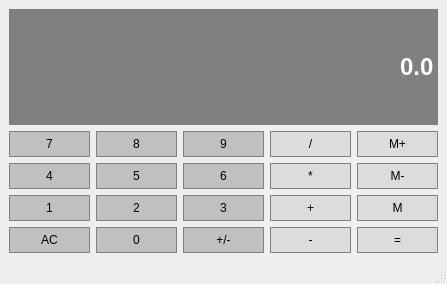
<?xml version="1.0" encoding="UTF-8"?>
<ui version="4.0">
 <class>Calculator</class>
 <widget class="QMainWindow" name="Calculator">
  <property name="geometry">
   <rect>
    <x>0</x>
    <y>0</y>
    <width>447</width>
    <height>284</height>
   </rect>
  </property>
  <property name="windowTitle">
   <string>Calculator</string>
  </property>
  <widget class="QWidget" name="centralwidget">
   <layout class="QGridLayout" name="gridLayout">
    <item row="1" column="1">
     <widget class="QPushButton" name="Button8">
      <property name="sizePolicy">
       <sizepolicy hsizetype="Preferred" vsizetype="Preferred">
        <horstretch>0</horstretch>
        <verstretch>0</verstretch>
       </sizepolicy>
      </property>
      <property name="styleSheet">
       <string notr="true">QPushButton {
	background-color: #C0C0C0;
	border: 1px solid gray;
	padding: 5px;
	color: #000000;
}

QPushButton:pressed {
	background-color: #A9A9A9;
	border: 1px solid gray;
	padding: 5px;
	color: #000000;
}</string>
      </property>
      <property name="text">
       <string>8</string>
      </property>
     </widget>
    </item>
    <item row="1" column="2">
     <widget class="QPushButton" name="Button9">
      <property name="sizePolicy">
       <sizepolicy hsizetype="Preferred" vsizetype="Preferred">
        <horstretch>0</horstretch>
        <verstretch>0</verstretch>
       </sizepolicy>
      </property>
      <property name="styleSheet">
       <string notr="true">QPushButton {
	background-color: #C0C0C0;
	border: 1px solid gray;
	padding: 5px;
	color: #000000;
}

QPushButton:pressed {
	background-color: #A9A9A9;
	border: 1px solid gray;
	padding: 5px;
	color: #000000;
}</string>
      </property>
      <property name="text">
       <string>9</string>
      </property>
     </widget>
    </item>
    <item row="3" column="1">
     <widget class="QPushButton" name="Button2">
      <property name="sizePolicy">
       <sizepolicy hsizetype="Preferred" vsizetype="Preferred">
        <horstretch>0</horstretch>
        <verstretch>0</verstretch>
       </sizepolicy>
      </property>
      <property name="styleSheet">
       <string notr="true">QPushButton {
	background-color: #C0C0C0;
	border: 1px solid gray;
	padding: 5px;
	color: #000000;
}

QPushButton:pressed {
	background-color: #A9A9A9;
	border: 1px solid gray;
	padding: 5px;
	color: #000000;
}</string>
      </property>
      <property name="text">
       <string>2</string>
      </property>
     </widget>
    </item>
    <item row="2" column="0">
     <widget class="QPushButton" name="Button4">
      <property name="sizePolicy">
       <sizepolicy hsizetype="Preferred" vsizetype="Preferred">
        <horstretch>0</horstretch>
        <verstretch>0</verstretch>
       </sizepolicy>
      </property>
      <property name="styleSheet">
       <string notr="true">QPushButton {
	background-color: #C0C0C0;
	border: 1px solid gray;
	padding: 5px;
	color: #000000;
}

QPushButton:pressed {
	background-color: #A9A9A9;
	border: 1px solid gray;
	padding: 5px;
	color: #000000;
}</string>
      </property>
      <property name="text">
       <string>4</string>
      </property>
     </widget>
    </item>
    <item row="2" column="4">
     <widget class="QPushButton" name="MemClear">
      <property name="sizePolicy">
       <sizepolicy hsizetype="Preferred" vsizetype="Preferred">
        <horstretch>0</horstretch>
        <verstretch>0</verstretch>
       </sizepolicy>
      </property>
      <property name="styleSheet">
       <string notr="true">QPushButton {
	background-color: #DCDCDC;
	border: 1px solid gray;
	padding: 5px;
	color: #000000;
}

QPushButton:pressed {
	background-color: #A9A9A9;
	border: 1px solid gray;
	padding: 5px;
	color: #000000;
}</string>
      </property>
      <property name="text">
       <string>M-</string>
      </property>
     </widget>
    </item>
    <item row="2" column="3">
     <widget class="QPushButton" name="Multiply">
      <property name="sizePolicy">
       <sizepolicy hsizetype="Preferred" vsizetype="Preferred">
        <horstretch>0</horstretch>
        <verstretch>0</verstretch>
       </sizepolicy>
      </property>
      <property name="styleSheet">
       <string notr="true">QPushButton {
	background-color: #DCDCDC;
	border: 1px solid gray;
	padding: 5px;
	color: #000000;
}

QPushButton:pressed {
	background-color: #A9A9A9;
	border: 1px solid gray;
	padding: 5px;
	color: #000000;
}</string>
      </property>
      <property name="text">
       <string>*</string>
      </property>
     </widget>
    </item>
    <item row="3" column="2">
     <widget class="QPushButton" name="Button3">
      <property name="sizePolicy">
       <sizepolicy hsizetype="Preferred" vsizetype="Preferred">
        <horstretch>0</horstretch>
        <verstretch>0</verstretch>
       </sizepolicy>
      </property>
      <property name="styleSheet">
       <string notr="true">QPushButton {
	background-color: #C0C0C0;
	border: 1px solid gray;
	padding: 5px;
	color: #000000;
}

QPushButton:pressed {
	background-color: #A9A9A9;
	border: 1px solid gray;
	padding: 5px;
	color: #000000;
}</string>
      </property>
      <property name="text">
       <string>3</string>
      </property>
     </widget>
    </item>
    <item row="3" column="4">
     <widget class="QPushButton" name="MemGet">
      <property name="sizePolicy">
       <sizepolicy hsizetype="Preferred" vsizetype="Preferred">
        <horstretch>0</horstretch>
        <verstretch>0</verstretch>
       </sizepolicy>
      </property>
      <property name="styleSheet">
       <string notr="true">QPushButton {
	background-color: #DCDCDC;
	border: 1px solid gray;
	padding: 5px;
	color: #000000;
}

QPushButton:pressed {
	background-color: #A9A9A9;
	border: 1px solid gray;
	padding: 5px;
	color: #000000;
}</string>
      </property>
      <property name="text">
       <string>M</string>
      </property>
     </widget>
    </item>
    <item row="2" column="2">
     <widget class="QPushButton" name="Button6">
      <property name="sizePolicy">
       <sizepolicy hsizetype="Preferred" vsizetype="Preferred">
        <horstretch>0</horstretch>
        <verstretch>0</verstretch>
       </sizepolicy>
      </property>
      <property name="styleSheet">
       <string notr="true">QPushButton {
	background-color: #C0C0C0;
	border: 1px solid gray;
	padding: 5px;
	color: #000000;
}

QPushButton:pressed {
	background-color: #A9A9A9;
	border: 1px solid gray;
	padding: 5px;
	color: #000000;
}</string>
      </property>
      <property name="text">
       <string>6</string>
      </property>
     </widget>
    </item>
    <item row="3" column="3">
     <widget class="QPushButton" name="Add">
      <property name="sizePolicy">
       <sizepolicy hsizetype="Preferred" vsizetype="Preferred">
        <horstretch>0</horstretch>
        <verstretch>0</verstretch>
       </sizepolicy>
      </property>
      <property name="styleSheet">
       <string notr="true">QPushButton {
	background-color: #DCDCDC;
	border: 1px solid gray;
	padding: 5px;
	color: #000000;
}

QPushButton:pressed {
	background-color: #A9A9A9;
	border: 1px solid gray;
	padding: 5px;
	color: #000000;
}</string>
      </property>
      <property name="text">
       <string>+</string>
      </property>
     </widget>
    </item>
    <item row="2" column="1">
     <widget class="QPushButton" name="Button5">
      <property name="sizePolicy">
       <sizepolicy hsizetype="Preferred" vsizetype="Preferred">
        <horstretch>0</horstretch>
        <verstretch>0</verstretch>
       </sizepolicy>
      </property>
      <property name="styleSheet">
       <string notr="true">QPushButton {
	background-color: #C0C0C0;
	border: 1px solid gray;
	padding: 5px;
	color: #000000;
}

QPushButton:pressed {
	background-color: #A9A9A9;
	border: 1px solid gray;
	padding: 5px;
	color: #000000;
}</string>
      </property>
      <property name="text">
       <string>5</string>
      </property>
     </widget>
    </item>
    <item row="1" column="0">
     <widget class="QPushButton" name="Button7">
      <property name="sizePolicy">
       <sizepolicy hsizetype="Preferred" vsizetype="Preferred">
        <horstretch>0</horstretch>
        <verstretch>0</verstretch>
       </sizepolicy>
      </property>
      <property name="styleSheet">
       <string notr="true">QPushButton {
	background-color: #C0C0C0;
	border: 1px solid gray;
	padding: 5px;
	color: #000000;
}

QPushButton:pressed {
	background-color: #A9A9A9;
	border: 1px solid gray;
	padding: 5px;
	color: #000000;
}</string>
      </property>
      <property name="text">
       <string>7</string>
      </property>
     </widget>
    </item>
    <item row="1" column="3">
     <widget class="QPushButton" name="Divide">
      <property name="sizePolicy">
       <sizepolicy hsizetype="Preferred" vsizetype="Preferred">
        <horstretch>0</horstretch>
        <verstretch>0</verstretch>
       </sizepolicy>
      </property>
      <property name="styleSheet">
       <string notr="true">QPushButton {
	background-color: #DCDCDC;
	border: 1px solid gray;
	padding: 5px;
	color: #000000;
}

QPushButton:pressed {
	background-color: #A9A9A9;
	border: 1px solid gray;
	padding: 5px;
	color: #000000;
}</string>
      </property>
      <property name="text">
       <string>/</string>
      </property>
     </widget>
    </item>
    <item row="3" column="0">
     <widget class="QPushButton" name="Button1">
      <property name="sizePolicy">
       <sizepolicy hsizetype="Preferred" vsizetype="Preferred">
        <horstretch>0</horstretch>
        <verstretch>0</verstretch>
       </sizepolicy>
      </property>
      <property name="styleSheet">
       <string notr="true">QPushButton {
	background-color: #C0C0C0;
	border: 1px solid gray;
	padding: 5px;
	color: #000000;
}

QPushButton:pressed {
	background-color: #A9A9A9;
	border: 1px solid gray;
	padding: 5px;
	color: #000000;
}</string>
      </property>
      <property name="text">
       <string>1</string>
      </property>
     </widget>
    </item>
    <item row="1" column="4">
     <widget class="QPushButton" name="MemAdd">
      <property name="sizePolicy">
       <sizepolicy hsizetype="Preferred" vsizetype="Preferred">
        <horstretch>0</horstretch>
        <verstretch>0</verstretch>
       </sizepolicy>
      </property>
      <property name="styleSheet">
       <string notr="true">QPushButton {
	background-color: #DCDCDC;
	border: 1px solid gray;
	padding: 5px;
	color: #000000;
}

QPushButton:pressed {
	background-color: #A9A9A9;
	border: 1px solid gray;
	padding: 5px;
	color: #000000;
}</string>
      </property>
      <property name="text">
       <string>M+</string>
      </property>
     </widget>
    </item>
    <item row="4" column="0">
     <widget class="QPushButton" name="Clear">
      <property name="sizePolicy">
       <sizepolicy hsizetype="Preferred" vsizetype="Preferred">
        <horstretch>0</horstretch>
        <verstretch>0</verstretch>
       </sizepolicy>
      </property>
      <property name="styleSheet">
       <string notr="true">QPushButton {
	background-color: #C0C0C0;
	border: 1px solid gray;
	padding: 5px;
	color: #000000;
}

QPushButton:pressed {
	background-color: #A9A9A9;
	border: 1px solid gray;
	padding: 5px;
	color: #000000;
}</string>
      </property>
      <property name="text">
       <string>AC</string>
      </property>
     </widget>
    </item>
    <item row="4" column="1">
     <widget class="QPushButton" name="Button0">
      <property name="sizePolicy">
       <sizepolicy hsizetype="Preferred" vsizetype="Preferred">
        <horstretch>0</horstretch>
        <verstretch>0</verstretch>
       </sizepolicy>
      </property>
      <property name="styleSheet">
       <string notr="true">QPushButton {
	background-color: #C0C0C0;
	border: 1px solid gray;
	padding: 5px;
	color: #000000;
}

QPushButton:pressed {
	background-color: #A9A9A9;
	border: 1px solid gray;
	padding: 5px;
	color: #000000;
}</string>
      </property>
      <property name="text">
       <string>0</string>
      </property>
     </widget>
    </item>
    <item row="4" column="2">
     <widget class="QPushButton" name="ChangeSign">
      <property name="sizePolicy">
       <sizepolicy hsizetype="Preferred" vsizetype="Preferred">
        <horstretch>0</horstretch>
        <verstretch>0</verstretch>
       </sizepolicy>
      </property>
      <property name="styleSheet">
       <string notr="true">QPushButton {
	background-color: #C0C0C0;
	border: 1px solid gray;
	padding: 5px;
	color: #000000;
}

QPushButton:pressed {
	background-color: #A9A9A9;
	border: 1px solid gray;
	padding: 5px;
	color: #000000;
}</string>
      </property>
      <property name="text">
       <string>+/-</string>
      </property>
     </widget>
    </item>
    <item row="4" column="3">
     <widget class="QPushButton" name="Subtract">
      <property name="sizePolicy">
       <sizepolicy hsizetype="Preferred" vsizetype="Preferred">
        <horstretch>0</horstretch>
        <verstretch>0</verstretch>
       </sizepolicy>
      </property>
      <property name="styleSheet">
       <string notr="true">QPushButton {
	background-color: #DCDCDC;
	border: 1px solid gray;
	padding: 5px;
	color: #000000;
}

QPushButton:pressed {
	background-color: #A9A9A9;
	border: 1px solid gray;
	padding: 5px;
	color: #000000;
}</string>
      </property>
      <property name="text">
       <string>-</string>
      </property>
     </widget>
    </item>
    <item row="4" column="4">
     <widget class="QPushButton" name="Equals">
      <property name="sizePolicy">
       <sizepolicy hsizetype="Preferred" vsizetype="Preferred">
        <horstretch>0</horstretch>
        <verstretch>0</verstretch>
       </sizepolicy>
      </property>
      <property name="styleSheet">
       <string notr="true">QPushButton {
	background-color: #DCDCDC;
	border: 1px solid gray;
	padding: 5px;
	color: #000000;
}

QPushButton:pressed {
	background-color: #A9A9A9;
	border: 1px solid gray;
	padding: 5px;
	color: #000000;
}</string>
      </property>
      <property name="text">
       <string>=</string>
      </property>
     </widget>
    </item>
    <item row="0" column="0" colspan="5">
     <widget class="QLineEdit" name="Display">
      <property name="sizePolicy">
       <sizepolicy hsizetype="Preferred" vsizetype="Expanding">
        <horstretch>0</horstretch>
        <verstretch>0</verstretch>
       </sizepolicy>
      </property>
      <property name="font">
       <font>
        <family>Arial</family>
        <pointsize>18</pointsize>
        <bold>true</bold>
       </font>
      </property>
      <property name="styleSheet">
       <string notr="true">QLineEdit {
	background-color: gray;
	border: 1px solid gray;
	color: #ffffff;
}</string>
      </property>
      <property name="text">
       <string>0.0</string>
      </property>
      <property name="alignment">
       <set>Qt::AlignmentFlag::AlignRight|Qt::AlignmentFlag::AlignTrailing|Qt::AlignmentFlag::AlignVCenter</set>
      </property>
     </widget>
    </item>
   </layout>
  </widget>
  <widget class="QMenuBar" name="menubar">
   <property name="geometry">
    <rect>
     <x>0</x>
     <y>0</y>
     <width>447</width>
     <height>21</height>
    </rect>
   </property>
  </widget>
  <widget class="QStatusBar" name="statusbar"/>
 </widget>
 <resources/>
 <connections/>
</ui>
